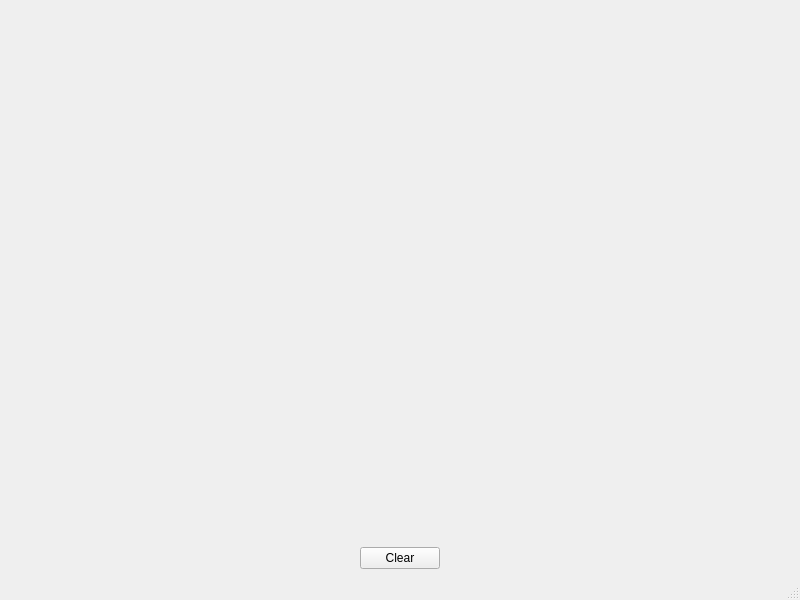
<?xml version="1.0" encoding="UTF-8"?>
<ui version="4.0">
 <class>MainWindow</class>
 <widget class="QMainWindow" name="MainWindow">
  <property name="geometry">
   <rect>
    <x>0</x>
    <y>0</y>
    <width>800</width>
    <height>600</height>
   </rect>
  </property>
  <property name="windowTitle">
   <string>Dots-and-Boxes</string>
  </property>
  <widget class="QWidget" name="contentwidget">
   <layout class="QVBoxLayout" name="verticalLayout" stretch="1,0">
    <item>
     <widget class="MapWidget" name="mapWidget" native="true"/>
    </item>
    <item>
     <layout class="QHBoxLayout" name="horizontalLayout">
      <item>
       <spacer name="horizontalSpacer">
        <property name="orientation">
         <enum>Qt::Horizontal</enum>
        </property>
        <property name="sizeHint" stdset="0">
         <size>
          <width>40</width>
          <height>20</height>
         </size>
        </property>
       </spacer>
      </item>
      <item>
       <widget class="QPushButton" name="pushButton_clear">
        <property name="text">
         <string>Clear</string>
        </property>
       </widget>
      </item>
      <item>
       <spacer name="horizontalSpacer_2">
        <property name="orientation">
         <enum>Qt::Horizontal</enum>
        </property>
        <property name="sizeHint" stdset="0">
         <size>
          <width>40</width>
          <height>20</height>
         </size>
        </property>
       </spacer>
      </item>
     </layout>
    </item>
   </layout>
  </widget>
  <widget class="QMenuBar" name="menubar">
   <property name="geometry">
    <rect>
     <x>0</x>
     <y>0</y>
     <width>800</width>
     <height>26</height>
    </rect>
   </property>
  </widget>
  <widget class="QStatusBar" name="statusbar"/>
 </widget>
 <customwidgets>
  <customwidget>
   <class>MapWidget</class>
   <extends>QWidget</extends>
   <header>MapWidget.h</header>
   <container>1</container>
  </customwidget>
 </customwidgets>
 <resources/>
 <connections/>
</ui>
